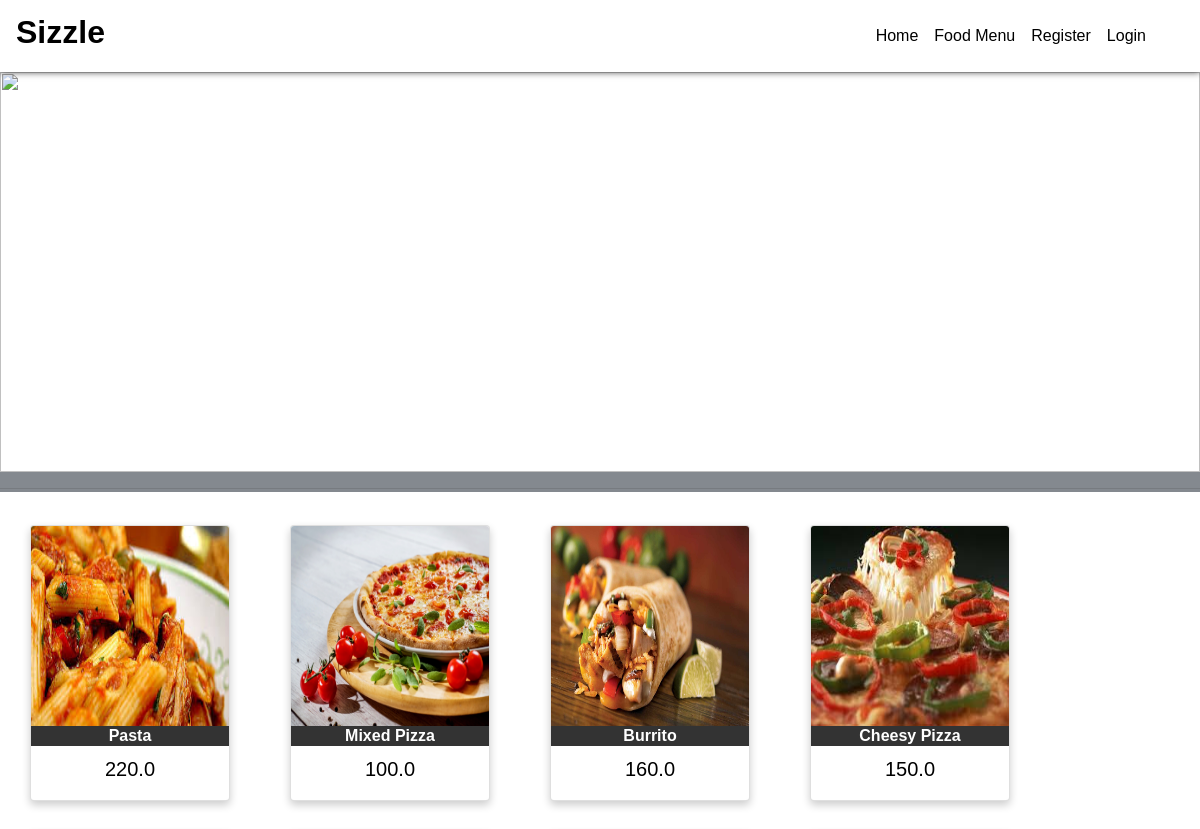
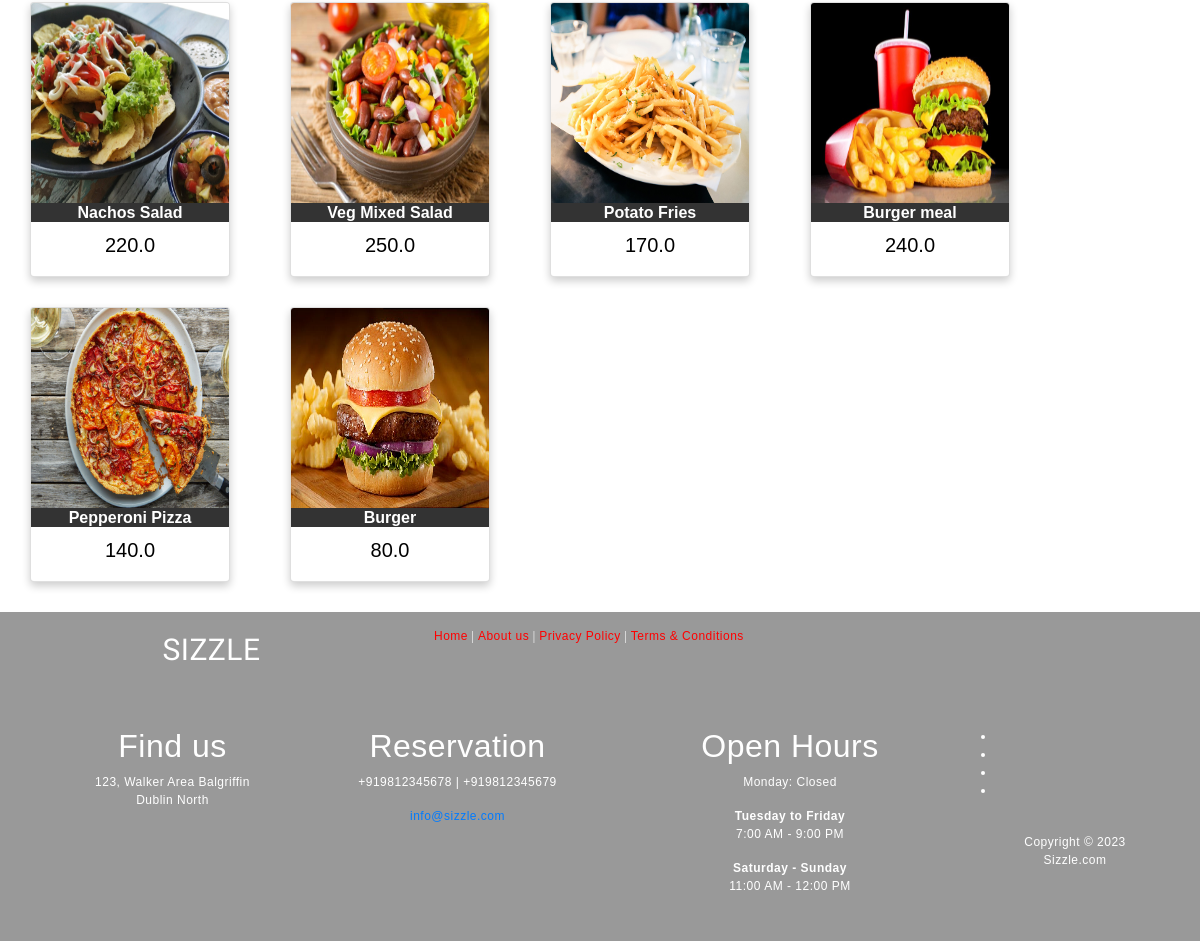
Before: /allfood with the older database file (2 pictures, top to bottom).
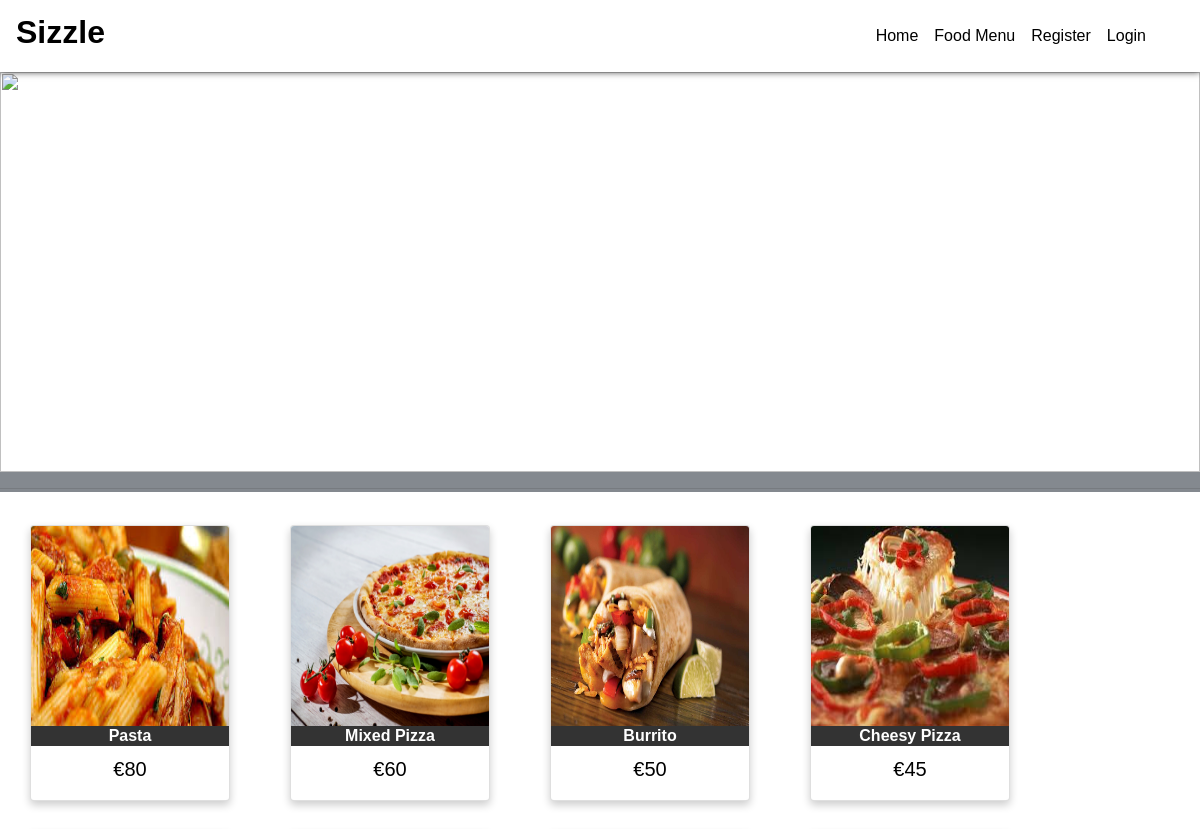
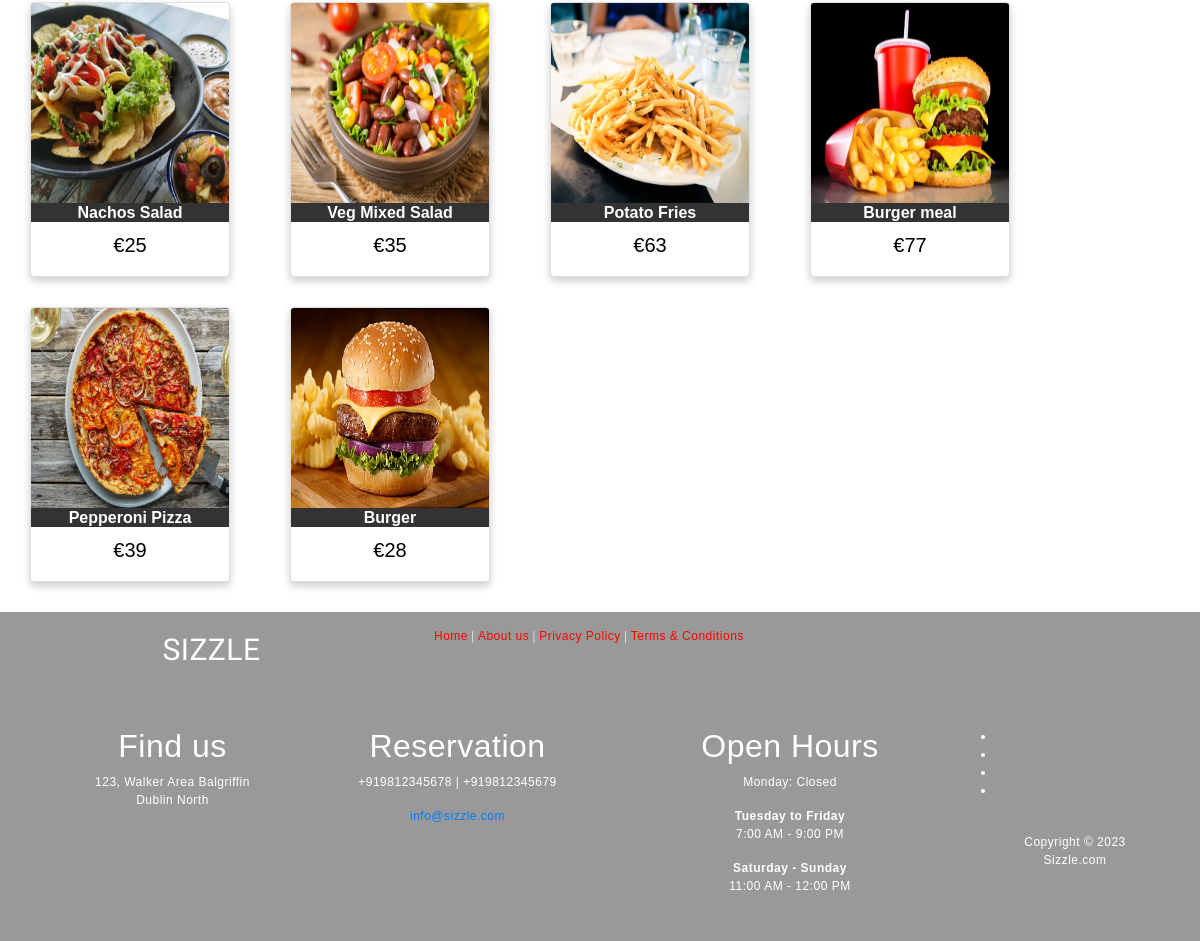
After: the same page with the newer database file (2 pictures, top to bottom).
### Foodapp/models.py (models this page shows)
class Food(models.Model):
    FoodId = models.AutoField(primary_key=True)
    FoodName = models.CharField(max_length=30)
    FoodCat = models.CharField(max_length=30)
    FoodPrice = models.FloatField(max_length=15)
    FoodImage = models.ImageField(upload_to='media', default='')
    class Meta:
        db_table = "FP_Food"

### Foodapp/views.py (the view)
# urls.py: path('allfood', views.showfood),
def showfood(request):
    foods = Food.objects.all()
    return render(request, 'foodlist.html', {'foodlist': foods})

### Templates/Foodapp/foodlist.html (shortened to what the changed rows need)
<!DOCTYPE html>
<html lang="en" dir="ltr">
  <head>
	{% load static %}
    <link rel="stylesheet" type="text/css" href="{% static 'css/imperial_style.css' %}">
    <link rel="stylesheet" type="text/css" href="{% static 'css/master.css' %}">
    <link rel="stylesheet" href="path/to/font-awesome/css/font-awesome.min.css">
    <link rel="stylesheet" href="https://use.fontawesome.com/releases/v5.7.2/css/all.css">
    <link rel="stylesheet" href="https://use.fontawesome.com/releases/v5.3.1/css/all.css">
    <link rel="stylesheet" href="https://stackpath.bootstrapcdn.com/bootstrap/4.4.1/css/bootstrap.min.css">
  </head>
  <body style="background-image: none;">
    <nav class="navbar navbar-expand-lg navbar-light" style="width:100%;background-image: linear-gradient(180deg,#FFF,#FFF);box-shadow: 0px 0px 7px 0px #404040;">
      <a class="navbar-brand" href="/"><h2 style="color:black;font-family:sans-serif;font-weight:bolder;"><b>Sizzle</b></h2></a>
    </nav>
    <main style="width:100%;margin-top: 0;margin-bottom: 10px;background-color:#FFF;>
      <div class="" style="max-width:100%;padding-top:20px;padding-bottom:20px;">
        <div class="" style="position:static;">
          {% for f in foodlist %}
          <div class="card">
          <img src="{{f.FoodImage.url}}" alt="" style="height: 200px;width:100%;">
          <h1>{{f.FoodName}}</h1>
          <p class="price">{{f.FoodPrice}}</p>
          </div>
          {% endfor %}
        </div>
    </main>
    <footer id="footer" data-stellar-background-ratio="0.5" style="background-color:#999999">
        <div class="container">
            <div class="row">
                <div class="col-md-3 col-sm-8">
                    <div class="footer-info">
                        <div class="section-title">
                            <h2 class="wow fadeInUp" data-wow-delay="0.2s">Find us</h2>
                        </div>
                    </div>
                </div>
                <div class="col-md-3 col-sm-8">
                    <div class="footer-info">
                        <div class="section-title">
                            <h2 class="wow fadeInUp" data-wow-delay="0.2s">Reservation</h2>
                        </div>
                    </div>
                </div>
                <div class="col-md-4 col-sm-8">
                    <div class="footer-info footer-open-hour">
                        <div class="section-title">
                            <h2 class="wow fadeInUp" data-wow-delay="0.2s">Open Hours</h2>
                        </div>
                    </div>
                </div>
            </div>
        </div>
    </footer>
  </body>
</html>

Changed rows visible on the page:
changed Food "Pasta": FoodPrice "220.0" → "€80"
changed Food "Mixed Pizza": FoodPrice "100.0" → "€60"
changed Food "Burrito": FoodPrice "160.0" → "€50"
changed Food "Cheesy Pizza": FoodPrice "150.0" → "€45"
changed Food "Nachos Salad": FoodPrice "220.0" → "€25"
changed Food "Veg Mixed Salad": FoodPrice "250.0" → "€35"
changed Food "Potato Fries": FoodPrice "170.0" → "€63"
changed Food "Burger meal": FoodPrice "240.0" → "€77"
changed Food "Pepperoni Pizza": FoodPrice "140.0" → "€39"
changed Food "Burger": FoodPrice "80.0" → "€28"
